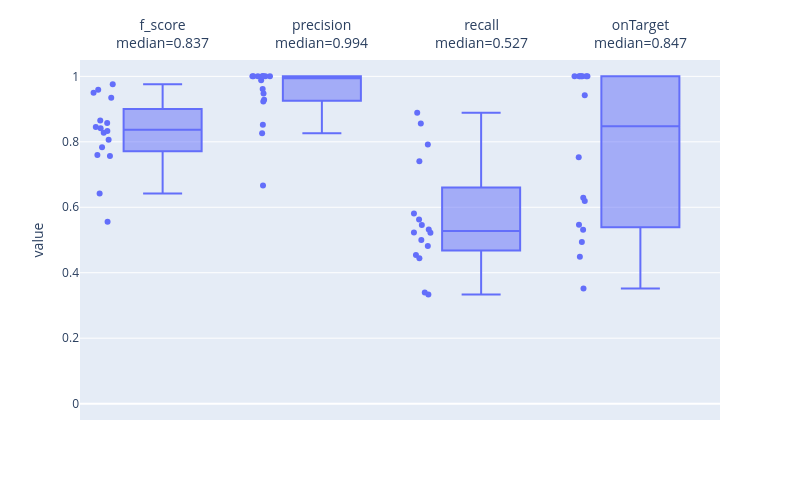

Notebook code for this chart:
### Markdown cell above
#### Plotting classification metrics from NS-Forest results

### Code cell
ns.pl.boxplot(results, ["f_score", "precision", "recall", "onTarget"], save = True, output_folder = output_folder, outputfilename_prefix = outputfilename_prefix)

### Figure 1 — Plotly figure (JSON) as saved in the notebook; plotly's stock layout.template omitted (floating-point values rounded to 4 significant figures)
{"data": [{"alignmentgroup": "True", "boxpoints": "all", "hovertemplate": "<b>%{hovertext}</b><br><br>variable=%{x}<br>value=%{y}<extra></extra>", "hovertext": ["e1_e299_SLC17A7_L5b_Cdh13", "g1_g48_GLI3_Astro_Gja1", "g2_g27_APBB1IP_Micro_Ctss", "g3_g18_GPNMB_OPC_Pdgfra", "g4_g9_MOG_Oligo_Opalin", "i10_i16_TSPAN12_Vip_Mybpc1", "i11_i6_EGF_Vip_Mybpc1", "i1_i90_COL5A2_Ndnf_Car4", "i2_i77_LHX6_Sst_Cbln4", "i3_i56_BAGE2_Ndnf_Cxcl14", "i4_i54_MC4R_Ndnf_Cxcl14", "i5_i47_TRPC3_Ndnf_Car4", "i6_i44_GPR149_Vip_Mybpc1", "i7_i31_CLMP_Ndnf_Cxcl14", "i8_i27_SNCG_Vip_Mybpc1", "i9_i22_TAC3_Vip_Mybpc1", "e1_e299_SLC17A7_L5b_Cdh13", "g1_g48_GLI3_Astro_Gja1", "g2_g27_APBB1IP_Micro_Ctss", "g3_g18_GPNMB_OPC_Pdgfra", "g4_g9_MOG_Oligo_Opalin", "i10_i16_TSPAN12_Vip_Mybpc1", "i11_i6_EGF_Vip_Mybpc1", "i1_i90_COL5A2_Ndnf_Car4", "i2_i77_LHX6_Sst_Cbln4", "i3_i56_BAGE2_Ndnf_Cxcl14", "i4_i54_MC4R_Ndnf_Cxcl14", "i5_i47_TRPC3_Ndnf_Car4", "i6_i44_GPR149_Vip_Mybpc1", "i7_i31_CLMP_Ndnf_Cxcl14", "i8_i27_SNCG_Vip_Mybpc1", "i9_i22_TAC3_Vip_Mybpc1", "e1_e299_SLC17A7_L5b_Cdh13", "g1_g48_GLI3_Astro_Gja1", "g2_g27_APBB1IP_Micro_Ctss", "g3_g18_GPNMB_OPC_Pdgfra", "g4_g9_MOG_Oligo_Opalin", "i10_i16_TSPAN12_Vip_Mybpc1", "i11_i6_EGF_Vip_Mybpc1", "i1_i90_COL5A2_Ndnf_Car4", "i2_i77_LHX6_Sst_Cbln4", "i3_i56_BAGE2_Ndnf_Cxcl14", "i4_i54_MC4R_Ndnf_Cxcl14", "i5_i47_TRPC3_Ndnf_Car4", "i6_i44_GPR149_Vip_Mybpc1", "i7_i31_CLMP_Ndnf_Cxcl14", "i8_i27_SNCG_Vip_Mybpc1", "i9_i22_TAC3_Vip_Mybpc1", "e1_e299_SLC17A7_L5b_Cdh13", "g1_g48_GLI3_Astro_Gja1", "g2_g27_APBB1IP_Micro_Ctss", "g3_g18_GPNMB_OPC_Pdgfra", "g4_g9_MOG_Oligo_Opalin", "i10_i16_TSPAN12_Vip_Mybpc1", "i11_i6_EGF_Vip_Mybpc1", "i1_i90_COL5A2_Ndnf_Car4", "i2_i77_LHX6_Sst_Cbln4", "i3_i56_BAGE2_Ndnf_Cxcl14", "i4_i54_MC4R_Ndnf_Cxcl14", "i5_i47_TRPC3_Ndnf_Car4", "i6_i44_GPR149_Vip_Mybpc1", "i7_i31_CLMP_Ndnf_Cxcl14", "i8_i27_SNCG_Vip_Mybpc1", "i9_i22_TAC3_Vip_Mybpc1"], "legendgroup": "", "marker": {"color": "#636efa"}, "name": "", "notched": false, "offsetgroup": "", "orientation": "v", "showlegend": false, "type": "box", "x": ["f_score", "f_score", "f_score", "f_score", "f_score", "f_score", "f_score", "f_score", "f_score", "f_score", "f_score", "f_score", "f_score", "f_score", "f_score", "f_score", "precision", "precision", "precision", "precision", "precision", "precision", "precision", "precision", "precision", "precision", "precision", "precision", "precision", "precision", "precision", "precision", "recall", "recall", "recall", "recall", "recall", "recall", "recall", "recall", "recall", "recall", "recall", "recall", "recall", "recall", "recall", "recall", "onTarget", "onTarget", "onTarget", "onTarget", "onTarget", "onTarget", "onTarget", "onTarget", "onTarget", "onTarget", "onTarget", "onTarget", "onTarget", "onTarget", "onTarget", "onTarget"], "x0": " ", "xaxis": "x", "y": [0.9588, 0.95, 0.9346, 0.8333, 0.9756, 0.8654, 0.5556, 0.8453, 0.8571, 0.6419, 0.7831, 0.8278, 0.7566, 0.8411, 0.7595, 0.8065, 0.9884, 1.0, 1.0, 1.0, 1.0, 1.0, 0.6667, 1.0, 1.0, 0.8261, 0.9286, 0.9615, 0.8519, 0.9474, 0.9231, 1.0, 0.8562, 0.7917, 0.7407, 0.5, 0.8889, 0.5625, 0.3333, 0.5222, 0.5455, 0.3393, 0.4815, 0.5319, 0.5227, 0.5806, 0.4444, 0.4545, 1.0, 1.0, 1.0, 1.0, 1.0, 0.4943, 1.0, 0.6189, 0.9421, 0.5312, 0.3518, 0.4485, 0.5466, 0.6294, 1.0, 0.7528], "y0": " ", "yaxis": "y"}], "layout": {"annotations": [{"align": "center", "font": {"size": 14}, "showarrow": false, "text": "f_score<br>median=0.837", "x": "f_score", "xanchor": "center", "xref": "x", "y": 1.13, "yref": "paper"}, {"align": "center", "font": {"size": 14}, "showarrow": false, "text": "precision<br>median=0.994", "x": "precision", "xanchor": "center", "xref": "x", "y": 1.13, "yref": "paper"}, {"align": "center", "font": {"size": 14}, "showarrow": false, "text": "recall<br>median=0.527", "x": "recall", "xanchor": "center", "xref": "x", "y": 1.13, "yref": "paper"}, {"align": "center", "font": {"size": 14}, "showarrow": false, "text": "onTarget<br>median=0.847", "x": "onTarget", "xanchor": "center", "xref": "x", "y": 1.13, "yref": "paper"}], "boxmode": "group", "height": 500, "legend": {"tracegroupgap": 0}, "margin": {"t": 60}, "width": 800, "xaxis": {"anchor": "y", "domain": [0, 1], "showticklabels": false, "title": {"text": ""}}, "yaxis": {"anchor": "x", "domain": [0, 1], "range": [-0.05, 1.05], "title": {"text": "value"}}}}
